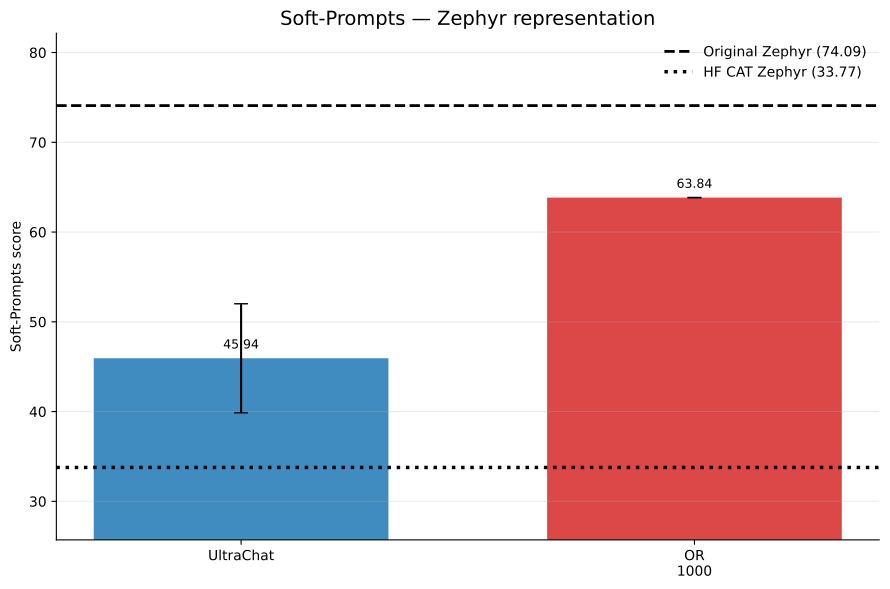

Write the Python code that produced this figure.
import numpy as np
import matplotlib.pyplot as plt

from pathlib import Path
from matplotlib.backends.backend_pdf import PdfPages


# ============================================================
# Configuration
# ============================================================

MODEL_NAME = "Zephyr"
METRIC_NAME = "Soft-Prompts"

rows = [
    "only UltraChat",
    "OR (1000)",
]

# Same colors across ALL experiments/scripts
colors = {
    "only UltraChat":      "C0",
    "OR (100)":            "C1",
    "OR (500)":            "C2",
    "OR (1000)":           "C3",
    "trimmed OR (1000)":   "C4",
    "OR (3000)":           "C5",
}

labels = {
    "only UltraChat":      "UltraChat",
    "OR (100)":            "OR\n100",
    "OR (500)":            "OR\n500",
    "OR (1000)":           "OR\n1000",
    "trimmed OR (1000)":   "Trimmed OR\n1000",
    "OR (3000)":           "OR\n3000",
}


# ============================================================
# GitHub CAT Zephyr representation
# ============================================================

github = {
    "only UltraChat": (45.94, 6.07),
    "OR (1000)":      (63.84, None),
}

references = {
    "Original Zephyr": 74.09,
    "HuggingFace CAT Zephyr": 33.77,
}


# ============================================================
# Relative learning-rate representation
# ============================================================

eps = np.array([0.05, 0.10, 0.20, 0.40])

relative = {
    "only UltraChat": {
        "y":   [43.44, 43.40, 42.45, 51.13],
        "err": [4.53, 5.43, 13.62, 3.20],
    },

    "OR (1000)": {
        "y":   [63.71, 60.75, 55.22, 66.16],
        "err": [None, None, None, None],
    },
}


# ============================================================
# Representation bar chart
# ============================================================

def plot_representation():
    fig, ax = plt.subplots(figsize=(9, 6))

    available_rows = [
        row for row in rows
        if github.get(row) is not None
    ]

    x = np.arange(len(available_rows))

    values = [
        github[row][0]
        for row in available_rows
    ]

    errors = [
        github[row][1]
        if github[row][1] is not None
        else 0
        for row in available_rows
    ]

    bars = ax.bar(
        x,
        values,
        yerr=errors,
        capsize=5,
        width=0.65,
        color=[
            colors[row]
            for row in available_rows
        ],
        alpha=0.85,
    )

    # --------------------------------------------------------
    # Reference lines
    # --------------------------------------------------------

    original = references["Original Zephyr"]
    hf = references["HuggingFace CAT Zephyr"]

    ax.axhline(
        original,
        color="black",
        linestyle="--",
        linewidth=2,
        label=f"Original Zephyr ({original:.2f})",
    )

    ax.axhline(
        hf,
        color="black",
        linestyle=":",
        linewidth=2.5,
        label=f"HF CAT Zephyr ({hf:.2f})",
    )

    # --------------------------------------------------------
    # X axis
    # --------------------------------------------------------

    ax.set_xticks(x)

    ax.set_xticklabels([
        labels[row]
        for row in available_rows
    ])

    # Values above bars
    for bar, value in zip(bars, values):
        ax.text(
            bar.get_x() + bar.get_width() / 2,
            bar.get_height() + 0.8,
            f"{value:.2f}",
            ha="center",
            va="bottom",
            fontsize=9,
        )

    # --------------------------------------------------------
    # Y axis
    # --------------------------------------------------------

    all_values = values + [original, hf]

    ymin = min(all_values)
    ymax = max(all_values)

    padding = max(
        (ymax - ymin) * 0.20,
        2,
    )

    ax.set_ylim(
        max(0, ymin - padding),
        ymax + padding,
    )

    ax.set_ylabel(
        f"{METRIC_NAME} score"
    )

    # --------------------------------------------------------
    # Styling
    # --------------------------------------------------------

    ax.set_title(
        f"{METRIC_NAME} — {MODEL_NAME} representation",
        fontsize=14,
    )

    ax.grid(
        axis="y",
        alpha=0.25,
    )

    ax.spines["top"].set_visible(False)
    ax.spines["right"].set_visible(False)

    ax.legend(
        frameon=False,
        loc="best",
    )

    fig.tight_layout()

    return fig, ax


# ============================================================
# Relative learning-rate plot
# ============================================================

def plot_relative_lr():
    fig, ax = plt.subplots(figsize=(9, 6))

    all_values = []

    for row in rows:

        y_raw = relative[row]["y"]
        err_raw = relative[row]["err"]

        y = np.array([
            np.nan if value is None else float(value)
            for value in y_raw
        ])

        if np.all(np.isnan(y)):
            continue

        all_values.extend(
            y[~np.isnan(y)].tolist()
        )

        ax.plot(
            eps,
            y,
            marker="o",
            markersize=7,
            linewidth=2,
            color=colors[row],
            label=row,
        )

        # Error bars where reported
        for x_i, y_i, err_i in zip(
            eps,
            y_raw,
            err_raw,
        ):
            if y_i is None or err_i is None:
                continue

            ax.errorbar(
                x_i,
                y_i,
                yerr=err_i,
                fmt="none",
                capsize=4,
                color=colors[row],
            )

    # --------------------------------------------------------
    # X axis
    # --------------------------------------------------------

    ax.set_xlabel(
        r"Self $\epsilon$ (relative lr)"
    )

    ax.set_xticks(eps)

    ax.set_xticklabels([
        "0.05",
        "0.10",
        "0.20",
        "0.40",
    ])

    # --------------------------------------------------------
    # Y axis
    # --------------------------------------------------------

    ax.set_ylabel(
        f"{METRIC_NAME} score"
    )

    if all_values:
        ymin = min(all_values)
        ymax = max(all_values)

        padding = max(
            (ymax - ymin) * 0.10,
            2,
        )

        ax.set_ylim(
            max(0, ymin - padding),
            ymax + padding,
        )

    # --------------------------------------------------------
    # Styling
    # --------------------------------------------------------

    ax.set_title(
        f"{METRIC_NAME} — {MODEL_NAME} relative learning rate",
        fontsize=14,
    )

    ax.grid(
        axis="y",
        alpha=0.25,
    )

    ax.spines["top"].set_visible(False)
    ax.spines["right"].set_visible(False)

    ax.legend(
        frameon=False,
    )

    fig.tight_layout()

    return fig, ax


# ============================================================
# Generate figures
# ============================================================

figures = []

fig, ax = plot_representation()
figures.append(fig)

fig, ax = plot_relative_lr()
figures.append(fig)


# ============================================================
# Save to ONE multipage PDF
# ============================================================

script_path = Path(__file__).resolve()
pdf_path = script_path.with_suffix(".pdf")

with PdfPages(pdf_path) as pdf:
    for fig in figures:
        pdf.savefig(
            fig,
            bbox_inches="tight",
        )

print(
    f"Saved {len(figures)} figures to:\n"
    f"{pdf_path}"
)

plt.show()
